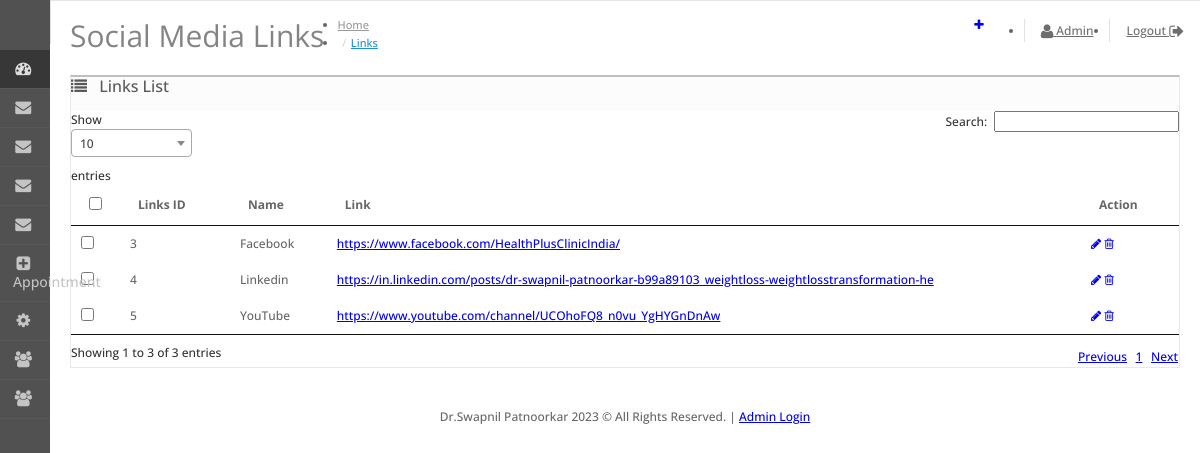
/admin/social/links.php (signed in), run on the app's committed database.
### tables this page shows
CREATE TABLE `social_links` (
  `id` int(11) NOT NULL,
  `name` varchar(50) NOT NULL,
  `link` varchar(100) NOT NULL,
  `icon` varchar(100) NOT NULL
);

CREATE TABLE `oc_master_company` (
  `id` int(11) NOT NULL,
  `company_name` varchar(100) NOT NULL,
  `address1` varchar(300) NOT NULL,
  `address2` varchar(300) NOT NULL,
  `area` varchar(100) NOT NULL,
  `city` varchar(100) NOT NULL,
  `pincode` int(11) NOT NULL,
  `state` varchar(100) NOT NULL,
  `contact_person` varchar(100) NOT NULL,
  `email` varchar(100) NOT NULL,
  `mobile` varchar(100) NOT NULL,
  `logo` varchar(100) NOT NULL,
  `gstn` varchar(100) NOT NULL,
  `pan` varchar(100) NOT NULL,
  `sms_url` varchar(1000) NOT NULL,
  `sms_username` varchar(100) NOT NULL,
  `sms_password` varchar(100) NOT NULL,
  `sms_sender_id` varchar(100) NOT NULL,
  `email_url` varchar(1000) NOT NULL,
  `email_username` varchar(100) NOT NULL,
  `email_password` varchar(100) NOT NULL,
  `date_updated` timestamp NOT NULL DEFAULT current_timestamp()
);

### admin/config/base_path.php (called while the page is built)
<?php
$base_path = "http://localhost/Bigmark/drswapnilpatnoorkar/";
?>

### admin/social/links.php (the view, shortened to what this page needs)
<?php
 include('../config.php');
include('../includes/head-js-css.php');
?>
<body>
<div id="container">
<?php include('../includes/header.php');
include('../includes/left-menu.php');
?>
<div id="content">
  <div class="page-header">
    <div class="container-fluid">
      <div class="pull-right">
        <a href="<?php echo $base_path;?>admin/social/add-link" data-toggle="tooltip" title="Add New" class="btn btn-primary"><i class="fa fa-plus"></i></a></div>
      <h1>Social Media Links</h1>
      <ul class="breadcrumb">
        <li><a href="<?php echo $base_path;?>admin/access">Home</a></li>
        <li><a href="<?php echo $base_path;?>admin/social/links">Links</a></li>
      </ul>
    </div>
  </div>
  <div class="container-fluid">
            <div class="panel panel-default">
      <div class="panel-heading">
        <h3 class="panel-title"><i class="fa fa-list"></i>
         <?php
         if(isset($_GET['edit']))
         {
          echo "Update Links";
         }elseif(isset($_GET['delete']))
         {
          echo "Delete Links";
         }else{
          echo "Links List";
         }
         ?>
        </h3>
      </div>
      <div class="panel-body">
       <?php
       if(!isset($_GET['edit']) && !isset($_GET['delete']))
       {
       ?>
        <form method="post" enctype="multipart/form-data" target="_blank" id="form-order">
         <div class="col-lg-12 col-xs-12 table-responsive">
            <table class="table  table-bordered table-hover" id="dataTables-example" style="width:100%;">
              <thead>
                <tr>
                  <td style="width: 1px;" class="text-center">
                    <input type="checkbox" onClick="$('input[name*=\'selected\']').prop('checked', this.checked);" />
                  </td>
                  <td class="text-right text-info">Links ID</td>
                  <td class="text-left text-info"> Name</td>
                  <td class="text-right text-info">Link</td>
                  <td class="text-right text-info">Action</td>
                </tr>
              </thead>
              <tbody>
               <?php
               $sql  = 'SELECT * FROM `social_links`';
               $data = mysqli_query($db,$sql);
               $num = mysqli_num_rows($data);
               if($num>0)
               {
                 for($i=1;$i<=$num;$i++)
                 {
                  $row = mysqli_fetch_assoc($data);
               extract($row);
                  ?>
                   <tr>
                       <td class="text-center"><input type="checkbox" name="selected[]" value="<?php echo $row['id'];?>" />
                       <td class="text-right"><?php echo $row['id'];?></td>
                       <td class="text-left"><?php echo $row['name'];?></td>
                       <td class="text-left"><a href="<?php echo $row['link'];?>"><?php echo $row['link'];?></a></td>
                       <td class="text-right">
                         <a href="<?php $base_path;?>admin/social/links?edit&id=<?php echo $row['id'];?>" data-toggle="tooltip" title="Edit" class="btn btn-primary"><i class="fa fa-pencil"></i></a>
                         <a href="<?php $base_path;?>admin/social/links?delete&id=<?php echo $row['id']; ?>" onClick="javascript:return confirm('Do you really want to Delete...?')" data-toggle="tooltip" title="Delete" class="btn btn-danger"><i class="fa fa-trash-o"></i></a></td>
                   </tr>
               <?php
                 }
               }else{
               }
               ?>
                </tbody>
            </table>
          </div>
        </form>
       <?php
                         }
       ?>
      </div>
    </div>
  </div>
  <link href="view/javascript/jquery/datetimepicker/bootstrap-datetimepicker.min.css" type="text/css" rel="stylesheet" media="screen" />
</div>
<?php include('../includes/footer.php');?>
</body></html>

### admin/includes/footer.php (shortened to what this page needs)
<footer id="footer">
 <?=isset($company) && $company['company_name']!=''?$company['company_name']:'<a href="http://bigmarkretail.com">bigmarkretail.com</a>'?>
 <?=date('Y')?> &copy; All Rights Reserved.
|
<a href="<?=$base_path?>admin">Admin Login</a>
</footer>
</div>
<link href="https://cdnjs.cloudflare.com/ajax/libs/select2/4.0.6-rc.0/css/select2.min.css" rel="stylesheet" />
</body>
</html>

### admin/view/stylesheet/stylesheet.css (style rules this page uses)
html, body { height: 100%; margin: 0; padding: 0; font-family: 'Open Sans', sans-serif; font-size: 12px; color: #666666; font-weight: 500; line-height: 18px; text-rendering: optimizeLegibility; }
h1, h2, h3, h4, h5, h6, p { margin-top: 0; }
.page-header { vertical-align: middle; margin: 15px 0; padding: 0; border-bottom: none; }
.page-header h1 { font-family: 'Open Sans', sans-serif; font-weight: 400; font-size: 30px; color: #848484; display: inline-block; margin-bottom: 15px; }
.breadcrumb { display: inline-block; background: none; margin: 0; padding: 0 10px; }
.breadcrumb li a { color: #999999; font-size: 11px; padding: 0px; margin: 0px; }
.breadcrumb li:last-child a { color: #1e91cf; }
.breadcrumb li + li:before { content: "/"; font-family: FontAwesome; color: #BBBBBB; padding: 0 5px; }
#container { min-height: 100%; width: 100%; position: relative; }
.container-fluid { padding-left: 20px; padding-right: 20px; }
#content { padding-bottom: 40px; transition: all 0.3s; }
#column-left + #content { margin-left: 50px; }
#column-left + #content + #footer { margin-left: 50px; }
#footer { height: 100px; text-align: center; }
input[type="radio"], input[type="checkbox"] { margin: 2px 0 0; }
input[type="radio"], .radio input[type="radio"], .radio-inline input[type="radio"], input[type="checkbox"], .checkbox input[type="checkbox"], .checkbox-inline input[type="checkbox"] { position: relative; width: 13px; width: 16px \0; height: 13px; height: 16px \0; background: white; border: 1px solid #dcdcdc; border: 1px solid transparent \0; border-radius: 1px; }
.table thead td { font-weight: bold; }
.table thead > tr > td, .table tbody > tr > td { vertical-align: middle; }
.panel { border-radius: 0px; }
.panel .panel-heading { position: relative; }
.panel-heading h3 i { margin-right: 8px; -webkit-tap-highlight-color: rgba(0,0,0,0); }
.panel-heading i { font-size: 16px; font-weight: 500; }
.panel-heading h3 { font-size: 16px; font-weight: 500; display: inline-block; }
.panel-default { border: 1px solid #e8e8e8; border-top: 2px solid #bfbfbf; }
.panel-default .panel-heading { color: #595959; border-color: #e8e8e8; background: #fcfcfc; }

### data on the page
social_links: id "3", name "Facebook", link "https://www.facebook.com/HealthPlusClinicIndia/"
social_links: id "4", name "Linkedin", link "https://in.linkedin.com/posts/dr-swapnil-patnoorkar-b99a89103_weightloss-weightlosstransformation-he"
social_links: id "5", name "YouTube", link "https://www.youtube.com/channel/UCOhoFQ8_n0vu_YgHYGnDnAw"
oc_master_company: company_name "Dr.Swapnil Patnoorkar"

### other printed values
$_SESSION['admin_name'] "Admin"
